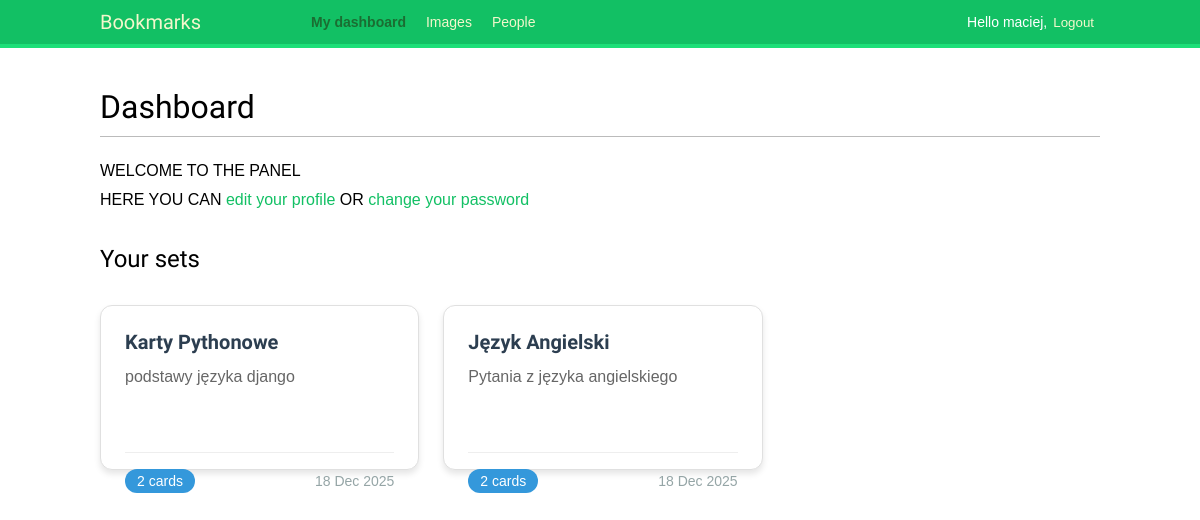
The app's page /account/ (signed in) with its own data.
### sets/models.py (models this page shows, shortened)
class Set(models.Model):
    owner=models.ForeignKey(
        User,
        on_delete=models.CASCADE,
        related_name='sets'
    )
    name = models.CharField(max_length=255, unique=True)
    description = models.CharField(blank=True)
    created_at = models.DateTimeField(auto_now_add=True)
    @property
    def cards_count(self):
        return self.cards.count()

### account/views.py (the view)
# urls.py: path('', dashboard, name='dashboard'),
@login_required
def dashboard(request):
    sets = Set.objects.filter(owner=request.user)
    return render(
        request,
        'account/dashboard.html',
        {
            'section': 'dashboard',
            'sets': sets
        }
    )

### account/templates/account/dashboard.html (shortened to what this page needs)
{% extends "base.html" %}
{% block content %}
  <h1>Dashboard</h1>
  <p>
    WELCOME TO THE PANEL
    <br>
    HERE YOU CAN <a href="{% url 'edit' %}">edit your profile</a> OR <a href="{% url 'password_change' %}">change your password</a>
  </p>
  <h2>Your sets</h2>
  {% include 'sets/sets_plates.html' %}
{% endblock %}

### account/templates/base.html (shortened to what this page needs)
{% load static %}
<!DOCTYPE html>
<html>
<head>
  <link href="{% static "css/base.css" %}" rel="stylesheet">
</head>
<body>
  <div id="header">
    <span class="logo">Bookmarks</span>
    {% if request.user.is_authenticated %}
      <ul class="menu">
        <li {% if section == "dashboard" %}class="selected"{% endif %}>
          <a href="{% url "dashboard" %}">My dashboard</a>
        </li>
        <li {% if section == "images" %}class="selected"{% endif %}>
          <a href="#">Images</a>
        </li>
        <li {% if section == "people" %}class="selected"{% endif %}>
          <a href="#">People</a>
        </li>
      </ul>
    {% endif %}
    <span class="user">
      {% if request.user.is_authenticated %}
        Hello {{ request.user.first_name|default:request.user.username }},
        <form action="{% url "logout" %}" method="post">
          <button type="submit">Logout</button>
        </form>
      {% else %}
        <a href="{% url "login" %}">Log-in</a>
      {% endif %}
    </span>
  </div>
  <div id="content">
    {% block content %}
    {% endblock %}
  </div>
</body>
</html>

### sets/templates/sets/sets_plates.html
{% load static %}
<head>
  <link href="{% static "styles/sets_styles.css" %}" rel="stylesheet">
</head>
{% if sets %}
  <div id="sets-container">
    <ul class="sets-grid">
      {% for set in sets %}
        <li class="set-card">
          <div class="set-content">
            <h3 class="set-title">{{ set.name }}</h3>
            <p class="set-description">{{ set.description|default:"No description" }}</p>
            <div class="set-footer">
              <span class="card-count">{{ set.cards_count }} cards</span>
              <small class="set-date">{{ set.created_at|date:"d M Y" }}</small>
            </div>
          </div>
        </li>
      {% endfor %}
    </ul>
  </div>
{% else %}
  <p class="empty-state">You don't have any sets yet.</p>
{% endif %}

### account/static/css/base.css (style rules this page uses)
body { margin:0; padding:0; font-family:helvetica, sans-serif; }
p { line-height: 1.8; }
a { color:#12c064; text-decoration:none; }
h1, h2, h3, h4, h5 , h6 { font-family: 'Muli', sans-serif; font-weight:normal; }
h1 { border-bottom:1px solid #bbb; padding:0 0 10px 0; margin:10px 0 20px 0; }
h2 { margin:30px 0 20px; }
#header { padding:10px 100px; font-size:14px; background:#12c064; color:#fff; border-bottom:4px solid #1cdf78; overflow:auto; }
#header .logo { font-family: 'Muli', sans-serif; float:left; color:#f3f7cc; font-size:20px; margin-right:10%; }
#header ul.menu { list-style:none; float:left; margin:0; padding:0; }
#header ul.menu li { float:left; padding:4px 10px; }
#header ul.menu li.selected a, #header ul.menu li.selected a:hover { color:#1b6d32; font-weight:bold; }
#header a { color:#f3f7cc; }
#header .user { float:right; padding-top:4px; }
#header .user form { display:inline; float:right; }
#header .user button { background:none; color:#f3f7cc; border:none; cursor:pointer; float:left; display:inline; }
#content { padding:30px 100px; }
form { overflow:auto; }

### sets/static/styles/sets_styles.css (style rules this page uses)
#sets-container { margin: 2rem 0; }
.sets-grid { list-style: none; padding: 0; margin: 0; display: flex; flex-wrap: wrap; gap: 1.5rem; }
.set-card { background: white; border-radius: 12px; box-shadow: 0 4px 6px rgba(0, 0, 0, 0.1); border: 1px solid #e0e0e0; width: calc(33.333% - 1rem); min-width: 250px; transition: transform 0.2s, box-shadow 0.2s; }
.set-content { padding: 1.5rem; height: 100%; display: flex; flex-direction: column; }
.set-title { margin: 0 0 0.75rem 0; font-size: 1.25rem; color: #2c3e50; font-weight: 600; }
.set-description { margin: 0 0 1rem 0; color: #666; line-height: 1.4; flex-grow: 1; }
.set-footer { display: flex; justify-content: space-between; align-items: center; padding-top: 1rem; border-top: 1px solid #eee; margin-top: auto; }
.card-count { background: #3498db; color: white; padding: 0.25rem 0.75rem; border-radius: 20px; font-size: 0.875rem; font-weight: 500; }
.set-date { color: #95a5a6; font-size: 0.875rem; }

### records on screen
Set: name "Karty Pythonowe", description "podstawy języka django", cards_count "2", created_at "18 Dec 2025"
Set: name "Język Angielski", description "Pytania z języka angielskiego", cards_count "2", created_at "18 Dec 2025"

### other values on screen
{{ request.user.first_name|default:request.user.username }} "maciej"
